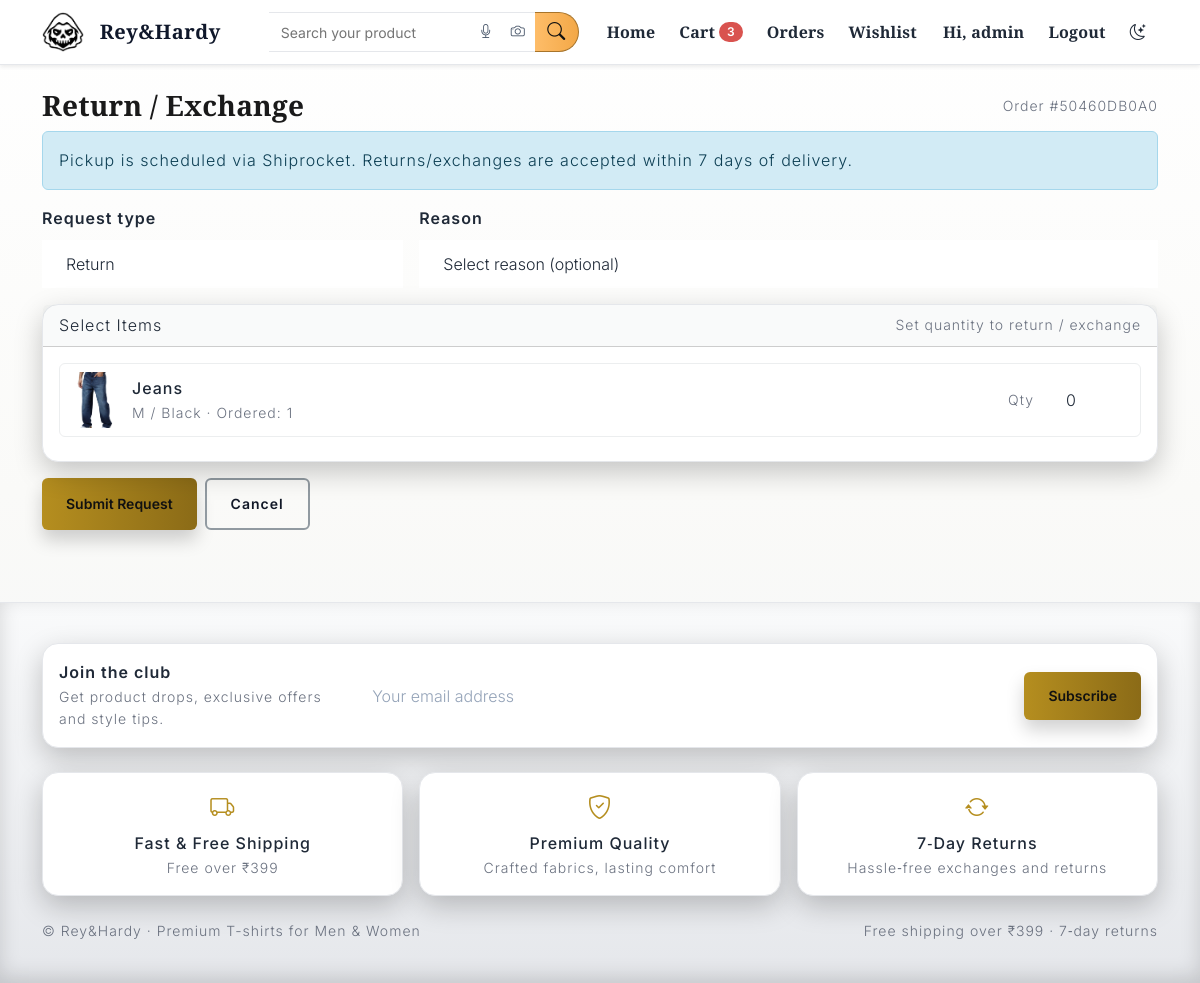
Page /order/50460DB0A0/return/ (signed in) on the committed database.
### orders/models.py (models this page shows, shortened)
class Order(models.Model):
    PAYMENT_METHODS = [
        ("razorpay", "Razorpay"),
        ("cod", "Cash on Delivery"),
    ]
    STATUS_CHOICES = [
        ("created", "Placed"),
        ("paid", "Paid"),
        ("confirmed", "Confirmed"),
        ("packed", "Packed"),
        ("dispatched", "Dispatched"),
        ("out_for_delivery", "Out for delivery"),
        ("delivered", "Delivered"),
        ("processing", "Processing"),
        ("shipped", "Shipped"),
        ("return_requested", "Return requested"),
        ("exchange_requested", "Exchange requested"),
        ("return_in_transit", "Return in transit"),
        ("return_completed", "Return completed"),
        ("cancelled", "Cancelled"),
        ("refunded", "Refunded"),
    ]
    user = models.ForeignKey(User, on_delete=models.PROTECT)
    order_number = models.CharField(max_length=20, unique=True)
    status = models.CharField(max_length=20, choices=STATUS_CHOICES, default="created")
    payment_method = models.CharField(max_length=12, choices=PAYMENT_METHODS)
    razorpay_order_id = models.CharField(max_length=200, blank=True)
    razorpay_payment_id = models.CharField(max_length=200, blank=True)
    razorpay_signature = models.CharField(max_length=200, blank=True)
    subtotal = models.DecimalField(max_digits=10, decimal_places=2)
    gst_amount = models.DecimalField(max_digits=10, decimal_places=2)
    shipping_amount = models.DecimalField(max_digits=10, decimal_places=2)
    total_amount = models.DecimalField(max_digits=10, decimal_places=2)
    coupon_code = models.CharField(max_length=30, blank=True)
    discount_amount = models.DecimalField(max_digits=10, decimal_places=2, default=0)
    shipping_name = models.CharField(max_length=200)
    shipping_phone = models.CharField(max_length=20)
    address_line1 = models.CharField(max_length=255)
    address_line2 = models.CharField(max_length=255, blank=True)
    city = models.CharField(max_length=100)
    state = models.CharField(max_length=100)
    postal_code = models.CharField(max_length=20)
    country = models.CharField(max_length=100, default="India")
    shipping_provider = models.CharField(max_length=100, default="Shiprocket")
    tracking_number = models.CharField(max_length=100, blank=True)
    created_at = models.DateTimeField(auto_now_add=True)
    updated_at = models.DateTimeField(auto_now=True)

class OrderItem(models.Model):
    order = models.ForeignKey(Order, on_delete=models.CASCADE, related_name="items")
    product = models.ForeignKey(Product, on_delete=models.PROTECT)
    variant = models.ForeignKey(Variant, null=True, blank=True, on_delete=models.PROTECT)
    quantity = models.PositiveIntegerField()
    unit_price = models.DecimalField(max_digits=10, decimal_places=2)
    line_total = models.DecimalField(max_digits=10, decimal_places=2)

### catalog/models.py (models this page shows, shortened)
class ProductImage(models.Model):
    product = models.ForeignKey(Product, on_delete=models.CASCADE, related_name="images")
    image = models.ImageField(upload_to="products/")
    alt_text = models.CharField(max_length=200, blank=True)
    is_primary = models.BooleanField(default=False)

class Product(models.Model):
    name = models.CharField(max_length=200)
    slug = models.SlugField(max_length=220, unique=True, blank=True)
    category = models.ForeignKey(Category, on_delete=models.PROTECT, related_name="products")
    description = models.TextField(blank=True)
    base_price = models.DecimalField(max_digits=10, decimal_places=2)  # price before discounts
    sale_price = models.DecimalField(max_digits=10, decimal_places=2, null=True, blank=True)
    is_active = models.BooleanField(default=True)
    is_best_seller = models.BooleanField(default=False)
    created_at = models.DateTimeField(auto_now_add=True)
    weight_kg = models.DecimalField(max_digits=6, decimal_places=3, null=True, blank=True, help_text="Weight per unit in kg")
    length_cm = models.PositiveIntegerField(null=True, blank=True, help_text="Package length in cm")
    breadth_cm = models.PositiveIntegerField(null=True, blank=True, help_text="Package breadth in cm")
    height_cm = models.PositiveIntegerField(null=True, blank=True, help_text="Package height in cm")
    def price(self) -> Decimal:
        return self.sale_price if self.sale_price is not None else self.base_price

class Variant(models.Model):
    SIZE_CHOICES = [
        ("M", "M"),
        ("L", "L"),
        ("XL", "XL"),
        ("XXL", "XXL"),
    ]
    COLOR_CHOICES = [
        ("Red", "Red"),
        ("Black", "Black"),
        ("Navy Blue", "Navy Blue"),
        ("White", "White"),
        ("Grey", "Grey"),
    ]
    product = models.ForeignKey(Product, on_delete=models.CASCADE, related_name="variants")
    size = models.CharField(max_length=4, choices=SIZE_CHOICES)
    color = models.CharField(max_length=20, choices=COLOR_CHOICES)
    sku = models.CharField(max_length=50, unique=True)
    stock = models.PositiveIntegerField(default=0)
    weight_kg = models.DecimalField(max_digits=6, decimal_places=3, null=True, blank=True, help_text="Weight per unit in kg")
    length_cm = models.PositiveIntegerField(null=True, blank=True, help_text="Package length in cm")
    breadth_cm = models.PositiveIntegerField(null=True, blank=True, help_text="Package breadth in cm")
    height_cm = models.PositiveIntegerField(null=True, blank=True, help_text="Package height in cm")
    class Meta:
        unique_together = ("product", "size", "color")

### orders/views.py (the view, shortened to what this page needs)
# urls.py: path("order/<str:order_number>/return/", views.order_return_request, name="order_return_request"),
@login_required
def order_return_request(request, order_number):
    order = get_object_or_404(Order, user=request.user, order_number=order_number)
    return render(request, "orders/return_request.html", {"order": order})

### templates/orders/return_request.html (shortened to what this page needs)
{% extends "base.html" %}
{% block content %}
  <div class="d-flex justify-content-between align-items-center mb-2">
    <h2 class="mb-0">Return / Exchange</h2>
    <div class="text-muted small">Order #{{ order.order_number }}</div>
  </div>
  <div class="alert alert-info mb-3">Pickup is scheduled via Shiprocket. Returns/exchanges are accepted within 7 days of delivery.</div>
  <form method="post">
    <div class="row g-3 mb-3">
      <div class="col-md-4">
        <label class="form-label">Request type</label>
        <select name="type" id="retType" class="form-select" required>
          <option value="return">Return</option>
        </select>
      </div>
      <div class="col-md-8">
        <label class="form-label">Reason</label>
        <select name="reason" class="form-select">
          <option value="">Select reason (optional)</option>
        </select>
      </div>
    </div>
    <div class="card mb-3">
      <div class="card-header d-flex justify-content-between align-items-center">
        <span>Select Items</span>
        <small class="text-muted">Set quantity to return / exchange</small>
      </div>
      <div class="card-body">
        {% for it in order.items.all %}
          <div class="list-group-item p-2 mb-2 border rounded">
            <div class="d-flex align-items-center justify-content-between flex-wrap gap-2">
              <div class="d-flex align-items-center gap-2">
                {% with img=it.product.images.all.0 %}
                  {% if img %}<img src="{{ img.image.url }}" alt="{{ it.product.name }}" class="rounded" style="width:56px; height:56px; object-fit:cover;" />{% endif %}
                {% endwith %}
                <div>
                  <div class="fw-semibold">{{ it.product.name }}</div>
                  <div class="small text-muted">{% if it.variant %}{{ it.variant.size }} / {{ it.variant.color }}{% else %}—{% endif %} · Ordered: {{ it.quantity }}</div>
                </div>
              </div>
              <div class="d-flex align-items-center gap-2">
                <label class="small text-muted mb-0">Qty</label>
                <input type="number" name="qty_{{ it.id }}" class="form-control" style="width:90px" min="0" max="{{ it.quantity }}" value="0" />
              </div>
            </div>
          </div>
        {% endfor %}
      </div>
    </div>
    <div class="d-flex gap-2">
      <button class="btn btn-gradient">Submit Request</button>
      <a href="{% url 'order_detail' order.order_number %}" class="btn btn-outline-secondary">Cancel</a>
    </div>
  </form>
{% endblock %}

### templates/partials/navbar.html (shortened to what this page needs)
{% load static %}
<nav class="navbar navbar-expand-md navbar-dark bg-gradient-primary shadow-sm navbar-sticky d-none d-md-block">
  <div class="container">
    <a class="navbar-brand d-flex align-items-center" href="/">
      <img src="{% static BRAND_LOGO %}" alt="{{ STORE_NAME }}" height="40" class="logo-img me-2" onerror="this.style.display='none'" />
      <span class="logo">Rey&Hardy</span>
    </a>
    <form class="amz-search amz--no-cat d-flex flex-grow-1 mx-3" role="search" method="get" action="/search/">
      <div class="amz-wrap w-100">
        <input class="amz-input" type="search" name="q" placeholder="Search your product" aria-label="Search" value="{{ request.GET.q|default:'' }}" />
        <div class="amz-tools">
          <button class="amz-tool" type="button" id="voiceSearchBtn" title="Voice search"><i class="bi bi-mic"></i></button>
          <button class="amz-tool" type="button" id="imageSearchBtn" title="Search with image"><i class="bi bi-camera"></i></button>
        </div>
        <button class="amz-submit" type="submit"><i class="bi bi-search"></i></button>
      </div>
    </form>
    <div class="collapse navbar-collapse" id="navbarsExample">
      <ul class="navbar-nav me-auto mb-2 mb-lg-0">
        <li class="nav-item"><a href="/" class="nav-link">Home</a></li>
        <li class="nav-item">
          <a href="/cart/" class="nav-link position-relative">
            Cart
            {% if CART_COUNT and CART_COUNT > 0 %}
              <span class="badge rounded-pill bg-danger ms-1">{{ CART_COUNT }}</span>
            {% endif %}
          </a>
        </li>
        <li class="nav-item"><a href="/orders/" class="nav-link">Orders</a></li>
        <li class="nav-item"><a href="/wishlist/" class="nav-link">Wishlist</a></li>
      </ul>
      <ul class="navbar-nav align-items-center">
        {% if user.is_authenticated %}
          <li class="nav-item"><a href="/accounts/you/" class="nav-link">Hi, {{ user.username }}</a></li>
          <li class="nav-item"><a href="/accounts/logout/" class="nav-link">Logout</a></li>
        {% else %}
          <li class="nav-item"><a href="/accounts/login/" class="nav-link">Login</a></li>
          <li class="nav-item"><a href="/accounts/signup/" class="nav-link">Sign up</a></li>
        {% endif %}
        <li class="nav-item ms-2">
          <a href="#" class="nav-link" id="themeToggle" title="Toggle dark/light">
            <i class="bi bi-brightness-high" id="themeToggleIcon"></i>
          </a>
        </li>
      </ul>
    </div>
  </div>
</nav>

### rows in the picture
Order: order_number "50460DB0A0"
OrderItem: product.images.all.0.image (picture), product.name "Jeans", variant.size "M", variant.color "Black", quantity "1"

### other values in the picture
{{ CART_COUNT }} "3"
{{ user.username }} "admin"
{{ CURRENCY_SYMBOL }} "₹"
{{ FREE_SHIPPING_THRESHOLD }} "399"
{{ STORE_NAME }} "Rey&Hardy"
{{ BRAND_TAGLINE }} "Premium T-shirts for Men & Women"
